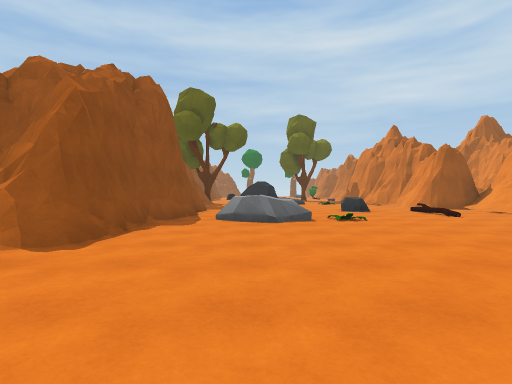
View 1 (above)

16 first-person views from a walk through a scene from a Unity 3-D project. The camera is 1.2 m above the floor, looks level and sees 80° across. The floor is counted in squares, 2 m on a side. Each view is taken from the middle of a square. On the plan, view 1 faces up. The plan holds only what a view shows up to about 9 squares ahead; the rest is blank. The place goes on beyond the plan. The player is left out. Surface patterns are stand-ins for the level's own textures.

View 2
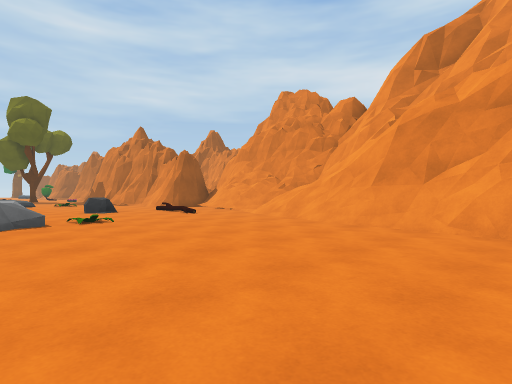

View 3
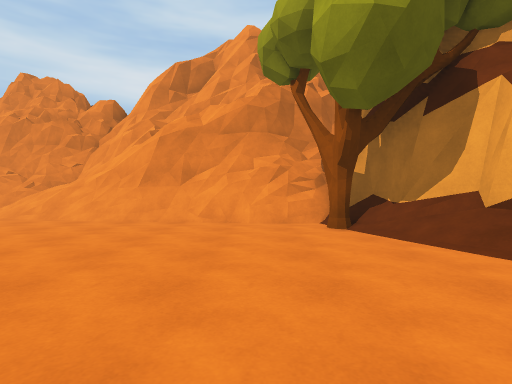

View 4
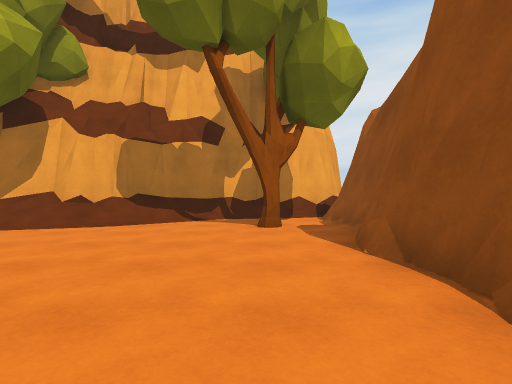

View 5
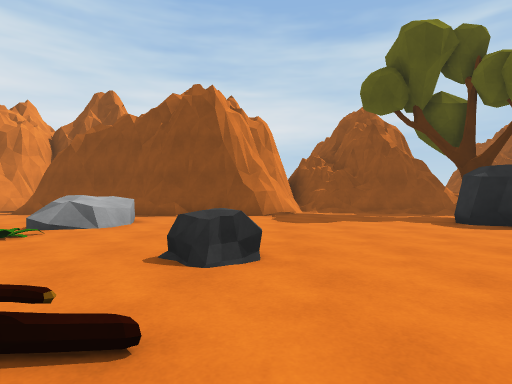

View 6
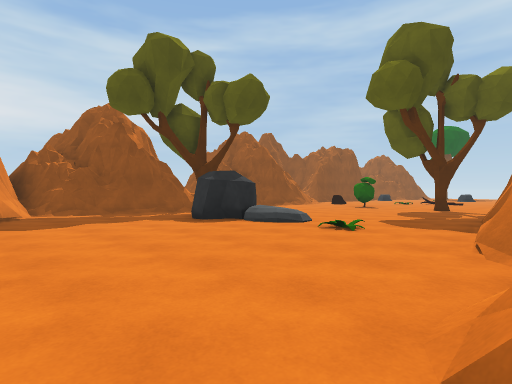

View 7
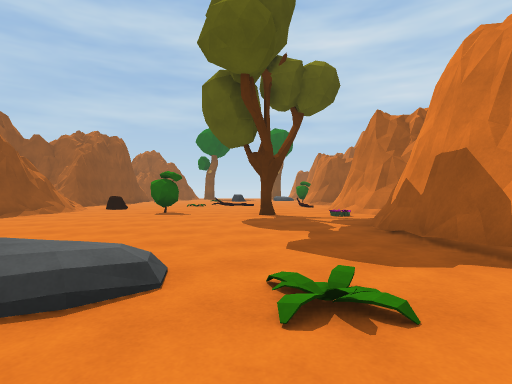

View 8
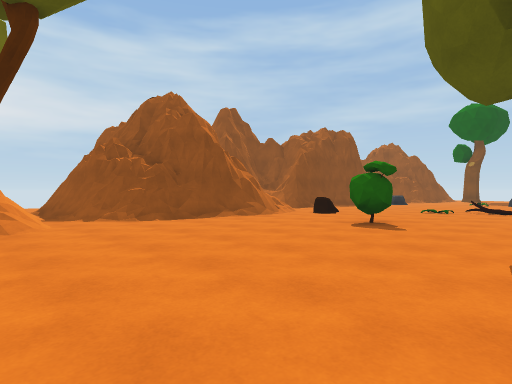

View 9
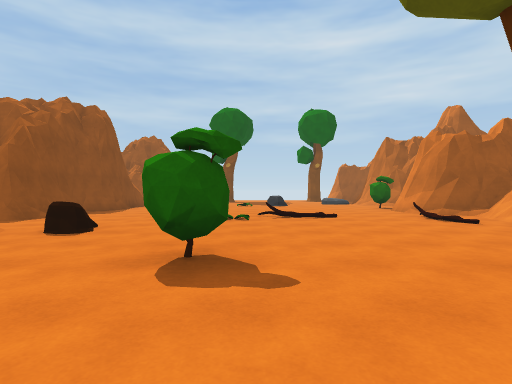

View 10
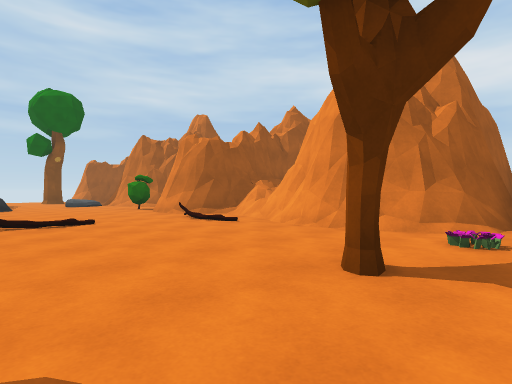

View 11
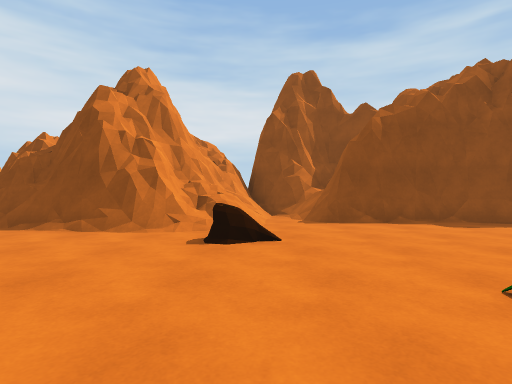

View 12
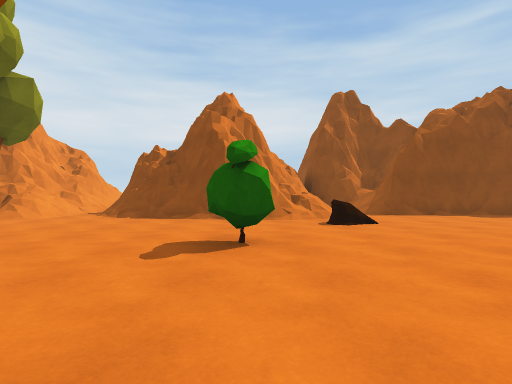

View 13
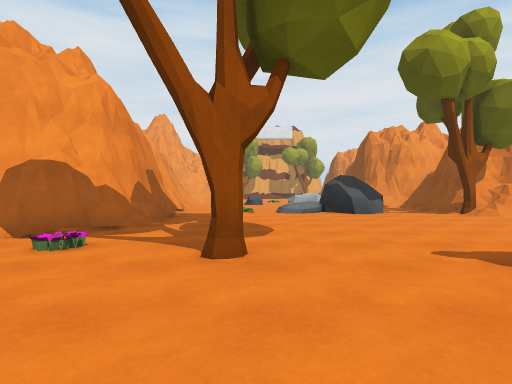

View 14
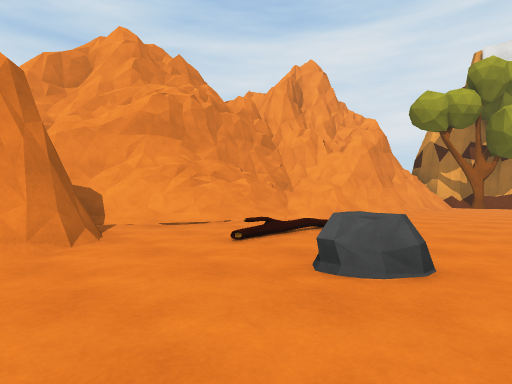

View 15
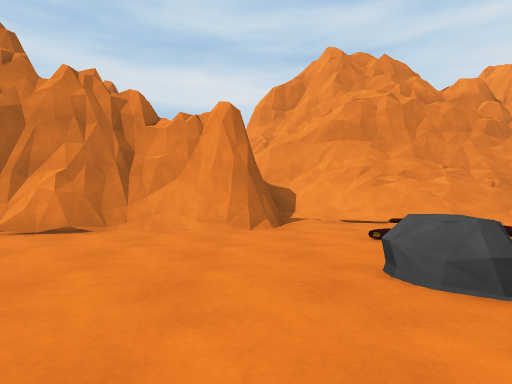

View 16
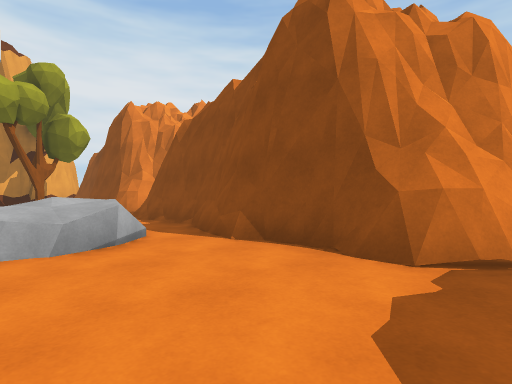

### Floor plan
Key: @ floor where view 1 was taken; # wall or solid block; . main floor; : floor 0.25 m higher than the main floor; / step, stairs or slope; = window, fence, low wall or low ledge; ^ raised ledge; R rock; P plant; T tree; B bush; L log; O other object.
Columns run from 6 left of view 1 to 8 right of it. Each row starts with its distance up from view 1.
 28   #..  .....#
 27  ##.........##
 26 =##...OL...L.#
 25 #=/......../##
 24 #://L.......##
 23 ##=/........##
 22  ###..B.....##
 21   ##.....T.P.#
 20   ##.........#
 19  ##/........##
 18  #/.........#
 17  #//........#
 16  ##TT.......#
 15  ###..RR.P..#
 14    #..R.....#
 13    #........#
 12    #........##
 11    #........###
 10    ##......../#
  9     #....R...##
  8     #......//##
  7    ##.R:P.../##
  6    #..R...../=#
  5    ##......./=#
  4    ##.......=##
  3    #........#=#
  2    #........###
  1    #.......==^
  0    #..@..../#
 -1    #......T##
 -2    #.T..//###
 -3    #.../###
 -4    #//###
 -5    ####

Positions as (right, up) in squares from view 1, and headings:
1: (0, 0), facing up
2: (0, 0), facing up-right
3: (-1, 0), facing right
4: (-1, 3), facing down
5: (6, 10), facing left
6: (6, 10), facing up-left
7: (3, 13), facing up
8: (3, 16), facing up-left
9: (1, 19), facing up
10: (1, 20), facing up-right
11: (2, 24), facing left
12: (4, 22), facing left
13: (3, 24), facing down
14: (2, 12), facing down-right
15: (1, 11), facing right
16: (1, 11), facing down-left
